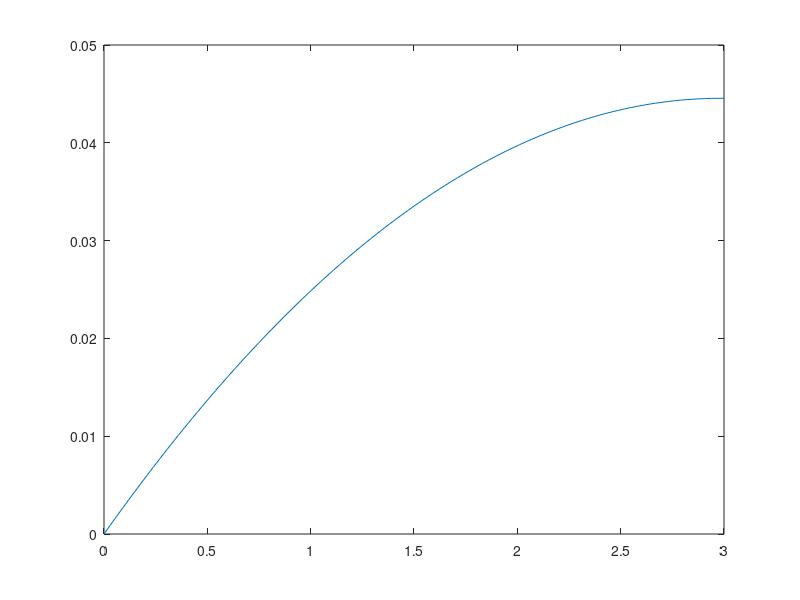

Write MATLAB code to recreate this figure.
clear
clc
clf
%n= number of point;
n=100; L=3; EA=100; f=1; dx=L/n;
x=[0:dx:L];

K=diag(ones(n-1,1),1)+diag(ones(n-1,1),-1);
for i=1:n
    for j=1:n
        if i==j
            K(i,j)=-2;
        end
    end
end
K(n,n)=-1;
F=-f/EA*dx^2*ones(n,1);
F(n)=0;
u=K\F;

for o=1:n
    U(o+1)=u(o);
end
plot(x,U)
